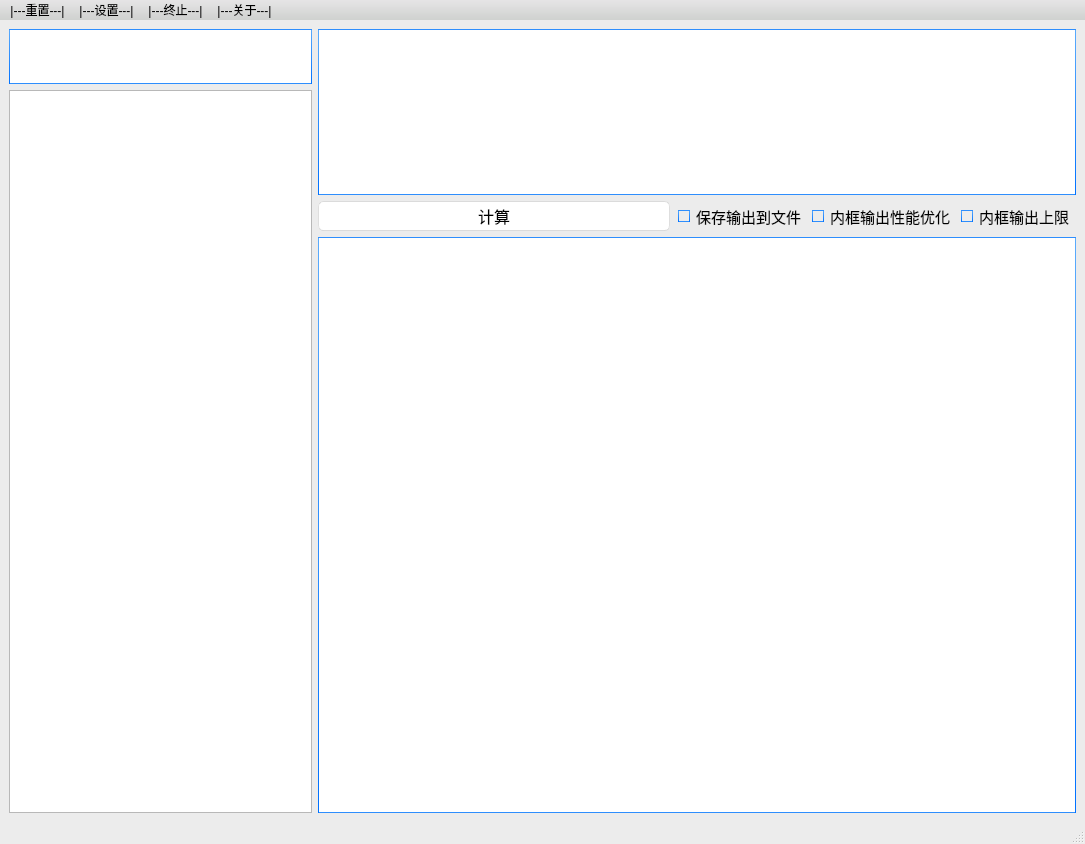
 <widget class="QMainWindow" name="MainWindow">
  <property name="geometry">
   <rect>
    <x>0</x>
    <y>0</y>
    <width>1085</width>
    <height>844</height>
   </rect>
  </property>
  <property name="windowTitle">
   <string>hpycacular</string>
  </property>
  <property name="styleSheet">
   <string notr="true">/*
Aqua Style Sheet for QT Applications
Author: Jaime A. Quiroga P.
Company: GTRONICK
Last updated: 22/01/2019, 07:55.
Available at: https://github.com/GTRONICK/QSS/blob/master/Aqua.qss
*/
QMainWindow {
	background-color:#ececec;
}
QTextEdit {
	border-width: 1px;
	border-style: solid;
	border-color: qlineargradient(spread:pad, x1:0.5, y1:1, x2:0.5, y2:0, stop:0 rgba(0, 113, 255, 255), stop:1 rgba(91, 171, 252, 255));
}
QPlainTextEdit {
	border-width: 1px;
	border-style: solid;
	border-color: qlineargradient(spread:pad, x1:0.5, y1:1, x2:0.5, y2:0, stop:0 rgba(0, 113, 255, 255), stop:1 rgba(91, 171, 252, 255));
}
QToolButton {
	border-style: solid;
	border-top-color: qlineargradient(spread:pad, x1:0.5, y1:1, x2:0.5, y2:0, stop:0 rgb(215, 215, 215), stop:1 rgb(222, 222, 222));
	border-right-color: qlineargradient(spread:pad, x1:0, y1:0.5, x2:1, y2:0.5, stop:0 rgb(217, 217, 217), stop:1 rgb(227, 227, 227));
	border-left-color: qlineargradient(spread:pad, x1:0, y1:0.5, x2:1, y2:0.5, stop:0 rgb(227, 227, 227), stop:1 rgb(217, 217, 217));
	border-bottom-color: qlineargradient(spread:pad, x1:0.5, y1:1, x2:0.5, y2:0, stop:0 rgb(215, 215, 215), stop:1 rgb(222, 222, 222));
	border-width: 1px;
	border-radius: 5px;
	color: rgb(0,0,0);
	padding: 2px;
	background-color: rgb(255,255,255);
}
QToolButton:hover{
	border-style: solid;
	border-top-color: qlineargradient(spread:pad, x1:0.5, y1:1, x2:0.5, y2:0, stop:0 rgb(195, 195, 195), stop:1 rgb(222, 222, 222));
	border-right-color: qlineargradient(spread:pad, x1:0, y1:0.5, x2:1, y2:0.5, stop:0 rgb(197, 197, 197), stop:1 rgb(227, 227, 227));
	border-left-color: qlineargradient(spread:pad, x1:0, y1:0.5, x2:1, y2:0.5, stop:0 rgb(227, 227, 227), stop:1 rgb(197, 197, 197));
	border-bottom-color: qlineargradient(spread:pad, x1:0.5, y1:1, x2:0.5, y2:0, stop:0 rgb(195, 195, 195), stop:1 rgb(222, 222, 222));
	border-width: 1px;
	border-radius: 5px;
	color: rgb(0,0,0);
	padding: 2px;
	background-color: rgb(255,255,255);
}
QToolButton:pressed{
	border-style: solid;
	border-top-color: qlineargradient(spread:pad, x1:0.5, y1:1, x2:0.5, y2:0, stop:0 rgb(215, 215, 215), stop:1 rgb(222, 222, 222));
	border-right-color: qlineargradient(spread:pad, x1:0, y1:0.5, x2:1, y2:0.5, stop:0 rgb(217, 217, 217), stop:1 rgb(227, 227, 227));
	border-left-color: qlineargradient(spread:pad, x1:0, y1:0.5, x2:1, y2:0.5, stop:0 rgb(227, 227, 227), stop:1 rgb(217, 217, 217));
	border-bottom-color: qlineargradient(spread:pad, x1:0.5, y1:1, x2:0.5, y2:0, stop:0 rgb(215, 215, 215), stop:1 rgb(222, 222, 222));
	border-width: 1px;
	border-radius: 5px;
	color: rgb(0,0,0);
	padding: 2px;
	background-color: rgb(142,142,142);
}
QPushButton{
	border-style: solid;
	border-top-color: qlineargradient(spread:pad, x1:0.5, y1:1, x2:0.5, y2:0, stop:0 rgb(215, 215, 215), stop:1 rgb(222, 222, 222));
	border-right-color: qlineargradient(spread:pad, x1:0, y1:0.5, x2:1, y2:0.5, stop:0 rgb(217, 217, 217), stop:1 rgb(227, 227, 227));
	border-left-color: qlineargradient(spread:pad, x1:0, y1:0.5, x2:1, y2:0.5, stop:0 rgb(227, 227, 227), stop:1 rgb(217, 217, 217));
	border-bottom-color: qlineargradient(spread:pad, x1:0.5, y1:1, x2:0.5, y2:0, stop:0 rgb(215, 215, 215), stop:1 rgb(222, 222, 222));
	border-width: 1px;
	border-radius: 5px;
	color: rgb(0,0,0);
	padding: 2px;
	background-color: rgb(255,255,255);
}
QPushButton::default{
	border-style: solid;
	border-top-color: qlineargradient(spread:pad, x1:0.5, y1:1, x2:0.5, y2:0, stop:0 rgb(215, 215, 215), stop:1 rgb(222, 222, 222));
	border-right-color: qlineargradient(spread:pad, x1:0, y1:0.5, x2:1, y2:0.5, stop:0 rgb(217, 217, 217), stop:1 rgb(227, 227, 227));
	border-left-color: qlineargradient(spread:pad, x1:0, y1:0.5, x2:1, y2:0.5, stop:0 rgb(227, 227, 227), stop:1 rgb(217, 217, 217));
	border-bottom-color: qlineargradient(spread:pad, x1:0.5, y1:1, x2:0.5, y2:0, stop:0 rgb(215, 215, 215), stop:1 rgb(222, 222, 222));
	border-width: 1px;
	border-radius: 5px;
	color: rgb(0,0,0);
	padding: 2px;
	background-color: rgb(255,255,255);
}
QPushButton:hover{
	border-style: solid;
	border-top-color: qlineargradient(spread:pad, x1:0.5, y1:1, x2:0.5, y2:0, stop:0 rgb(195, 195, 195), stop:1 rgb(222, 222, 222));
	border-right-color: qlineargradient(spread:pad, x1:0, y1:0.5, x2:1, y2:0.5, stop:0 rgb(197, 197, 197), stop:1 rgb(227, 227, 227));
	border-left-color: qlineargradient(spread:pad, x1:0, y1:0.5, x2:1, y2:0.5, stop:0 rgb(227, 227, 227), stop:1 rgb(197, 197, 197));
	border-bottom-color: qlineargradient(spread:pad, x1:0.5, y1:1, x2:0.5, y2:0, stop:0 rgb(195, 195, 195), stop:1 rgb(222, 222, 222));
	border-width: 1px;
	border-radius: 5px;
	color: rgb(0,0,0);
	padding: 2px;
	background-color: rgb(255,255,255);
}
QPushButton:pressed{
	border-style: solid;
	border-top-color: qlineargradient(spread:pad, x1:0.5, y1:1, x2:0.5, y2:0, stop:0 rgb(215, 215, 215), stop:1 rgb(222, 222, 222));
	border-right-color: qlineargradient(spread:pad, x1:0, y1:0.5, x2:1, y2:0.5, stop:0 rgb(217, 217, 217), stop:1 rgb(227, 227, 227));
	border-left-color: qlineargradient(spread:pad, x1:0, y1:0.5, x2:1, y2:0.5, stop:0 rgb(227, 227, 227), stop:1 rgb(217, 217, 217));
	border-bottom-color: qlineargradient(spread:pad, x1:0.5, y1:1, x2:0.5, y2:0, stop:0 rgb(215, 215, 215), stop:1 rgb(222, 222, 222));
	border-width: 1px;
	border-radius: 5px;
	color: rgb(0,0,0);
	padding: 2px;
	background-color: rgb(142,142,142);
}
QPushButton:disabled{
	border-style: solid;
	border-top-color: qlineargradient(spread:pad, x1:0.5, y1:1, x2:0.5, y2:0, stop:0 rgb(215, 215, 215), stop:1 rgb(222, 222, 222));
	border-right-color: qlineargradient(spread:pad, x1:0, y1:0.5, x2:1, y2:0.5, stop:0 rgb(217, 217, 217), stop:1 rgb(227, 227, 227));
	border-left-color: qlineargradient(spread:pad, x1:0, y1:0.5, x2:1, y2:0.5, stop:0 rgb(227, 227, 227), stop:1 rgb(217, 217, 217));
	border-bottom-color: qlineargradient(spread:pad, x1:0.5, y1:1, x2:0.5, y2:0, stop:0 rgb(215, 215, 215), stop:1 rgb(222, 222, 222));
	border-width: 1px;
	border-radius: 5px;
	/* color: #808086; */
    color: #BDC8E2;
	padding: 2px;
	background-color: rgb(142,142,142);
}
QLineEdit {
	border-width: 1px; border-radius: 4px;
	border-style: solid;
	border-color: qlineargradient(spread:pad, x1:0.5, y1:1, x2:0.5, y2:0, stop:0 rgba(0, 113, 255, 255), stop:1 rgba(91, 171, 252, 255));
}
QLabel {
	color: #000000;
}
QLCDNumber {
	color: rgb(0, 113, 255, 255);
}
QProgressBar {
	text-align: center;
	color: rgb(240, 240, 240);
	border-width: 1px; 
	border-radius: 10px;
	border-color: rgb(230, 230, 230);
	border-style: solid;
	background-color:rgb(207,207,207);
}
QProgressBar::chunk {
	background-color: qlineargradient(spread:pad, x1:0.5, y1:1, x2:0.5, y2:0, stop:0 rgba(49, 147, 250, 255), stop:1 rgba(34, 142, 255, 255));
	border-radius: 10px;
}
QMenuBar {
	font: 10pt &quot;Microsoft YaHei UI&quot;;
	background-color: qlineargradient(spread:pad, x1:0.5, y1:1, x2:0.5, y2:0, stop:0 rgba(207, 209, 207, 255), stop:1 rgba(230, 229, 230, 255));
}
QMenuBar::item {
	color: #000000;
  	spacing: 3px;
  	padding: 1px 4px;
	background-color: qlineargradient(spread:pad, x1:0.5, y1:1, x2:0.5, y2:0, stop:0 rgba(207, 209, 207, 255), stop:1 rgba(230, 229, 230, 255));
}

QMenuBar::item:selected {
  	background-color: qlineargradient(spread:pad, x1:0.5, y1:1, x2:0.5, y2:0, stop:0 rgba(0, 113, 255, 255), stop:1 rgba(91, 171, 252, 255));
	color: #FFFFFF;
}
QMenu::item:selected {
	border-style: solid;
	border-top-color: transparent;
	border-right-color: transparent;
	border-left-color: qlineargradient(spread:pad, x1:0.5, y1:1, x2:0.5, y2:0, stop:0 rgba(0, 113, 255, 255), stop:1 rgba(91, 171, 252, 255));
	border-bottom-color: transparent;
	border-left-width: 2px;
	color: #000000;
	padding-left:15px;
	padding-top:4px;
	padding-bottom:4px;
	padding-right:7px;
}
QMenu::item {
	border-style: solid;
	border-top-color: transparent;
	border-right-color: transparent;
	border-left-color: transparent;
	border-bottom-color: transparent;
	border-bottom-width: 1px;
	color: #000000;
	padding-left:17px;
	padding-top:4px;
	padding-bottom:4px;
	padding-right:7px;
}
QTabWidget {
	color:rgb(0,0,0);
	background-color:#000000;
}
QTabWidget::pane {
		border-color: rgb(223,223,223);
		background-color:rgb(226,226,226);
		border-style: solid;
		border-width: 2px;
    	border-radius: 6px;
}
QTabBar::tab:first {
	border-style: solid;
	border-left-width:1px;
	border-right-width:0px;
	border-top-width:1px;
	border-bottom-width:1px;
	border-top-color: rgb(209,209,209);
	border-left-color: qlineargradient(spread:pad, x1:0.5, y1:1, x2:0.5, y2:0, stop:0 rgba(209, 209, 209, 209), stop:1 rgba(229, 229, 229, 229));
	border-bottom-color: rgb(229,229,229);
	border-top-left-radius: 4px;
	border-bottom-left-radius: 4px;
	color: #000000;
	padding: 3px;
	margin-left:0px;
	background-color: qlineargradient(spread:pad, x1:0.5, y1:1, x2:0.5, y2:0, stop:0 rgba(247, 247, 247, 255), stop:1 rgba(255, 255, 255, 255));
}
QTabBar::tab:last {
	border-style: solid;
	border-width:1px;
	border-top-color: rgb(209,209,209);
	border-left-color: qlineargradient(spread:pad, x1:0.5, y1:1, x2:0.5, y2:0, stop:0 rgba(209, 209, 209, 209), stop:1 rgba(229, 229, 229, 229));
	border-right-color: qlineargradient(spread:pad, x1:0.5, y1:1, x2:0.5, y2:0, stop:0 rgba(209, 209, 209, 209), stop:1 rgba(229, 229, 229, 229));
	border-bottom-color: rgb(229,229,229);
	border-top-right-radius: 4px;
	border-bottom-right-radius: 4px;
	color: #000000;
	padding: 3px;
	margin-left:0px;
	background-color: qlineargradient(spread:pad, x1:0.5, y1:1, x2:0.5, y2:0, stop:0 rgba(247, 247, 247, 255), stop:1 rgba(255, 255, 255, 255));
}
QTabBar::tab {
	border-style: solid;
	border-top-width:1px;
	border-bottom-width:1px;
	border-left-width:1px;
	border-top-color: rgb(209,209,209);
	border-left-color: qlineargradient(spread:pad, x1:0.5, y1:1, x2:0.5, y2:0, stop:0 rgba(209, 209, 209, 209), stop:1 rgba(229, 229, 229, 229));
	border-bottom-color: rgb(229,229,229);
	color: #000000;
	padding: 3px;
	margin-left:0px;
	background-color: qlineargradient(spread:pad, x1:0.5, y1:1, x2:0.5, y2:0, stop:0 rgba(247, 247, 247, 255), stop:1 rgba(255, 255, 255, 255));
}
QTabBar::tab:selected, QTabBar::tab:last:selected, QTabBar::tab:hover {
  	border-style: solid;
  	border-left-width:1px;
	border-right-color: transparent;
	border-top-color: rgb(209,209,209);
	border-left-color: qlineargradient(spread:pad, x1:0.5, y1:1, x2:0.5, y2:0, stop:0 rgba(209, 209, 209, 209), stop:1 rgba(229, 229, 229, 229));
	border-bottom-color: rgb(229,229,229);
	color: #FFFFFF;
	padding: 3px;
	margin-left:0px;
	background-color: qlineargradient(spread:pad, x1:0.5, y1:1, x2:0.5, y2:0, stop:0 rgba(0, 113, 255, 255), stop:1 rgba(91, 171, 252, 255));
}

QTabBar::tab:selected, QTabBar::tab:first:selected, QTabBar::tab:hover {
  	border-style: solid;
  	border-left-width:1px;
  	border-bottom-width:1px;
  	border-top-width:1px;
	border-right-color: transparent;
	border-top-color: rgb(209,209,209);
	border-left-color: qlineargradient(spread:pad, x1:0.5, y1:1, x2:0.5, y2:0, stop:0 rgba(209, 209, 209, 209), stop:1 rgba(229, 229, 229, 229));
	border-bottom-color: rgb(229,229,229);
	color: #FFFFFF;
	padding: 3px;
	margin-left:0px;
	background-color: qlineargradient(spread:pad, x1:0.5, y1:1, x2:0.5, y2:0, stop:0 rgba(0, 113, 255, 255), stop:1 rgba(91, 171, 252, 255));
}

QCheckBox {
	color: #000000;
	padding: 2px;
}
QCheckBox:disabled {
	color: #808086;
	padding: 2px;
}

QCheckBox:hover {
	border-radius:4px;
	border-style:solid;
	padding-left: 1px;
	padding-right: 1px;
	padding-bottom: 1px;
	padding-top: 1px;
	border-width:1px;
	border-color: transparent;
}
QCheckBox::indicator:checked {

	height: 10px;
	width: 10px;
	border-style:solid;
	border-width: 1px;
	border-color: qlineargradient(spread:pad, x1:0.5, y1:1, x2:0.5, y2:0, stop:0 rgba(0, 113, 255, 255), stop:1 rgba(91, 171, 252, 255));
	color: #000000;
	background-color: qlineargradient(spread:pad, x1:0.5, y1:1, x2:0.5, y2:0, stop:0 rgba(0, 113, 255, 255), stop:1 rgba(91, 171, 252, 255));
}
QCheckBox::indicator:unchecked {

	height: 10px;
	width: 10px;
	border-style:solid;
	border-width: 1px;
	border-color: qlineargradient(spread:pad, x1:0.5, y1:1, x2:0.5, y2:0, stop:0 rgba(0, 113, 255, 255), stop:1 rgba(91, 171, 252, 255));
	color: #000000;
}
QRadioButton {
	color: 000000;
	padding: 1px;
}
QRadioButton::indicator:checked {
	height: 10px;
	width: 10px;
	border-style:solid;
	border-radius:5px;
	border-width: 1px;
	border-color: qlineargradient(spread:pad, x1:0.5, y1:1, x2:0.5, y2:0, stop:0 rgba(0, 113, 255, 255), stop:1 rgba(91, 171, 252, 255));
	color: #a9b7c6;
	background-color: qlineargradient(spread:pad, x1:0.5, y1:1, x2:0.5, y2:0, stop:0 rgba(0, 113, 255, 255), stop:1 rgba(91, 171, 252, 255));
}
QRadioButton::indicator:!checked {
	height: 10px;
	width: 10px;
	border-style:solid;
	border-radius:5px;
	border-width: 1px;
	border-color: qlineargradient(spread:pad, x1:0.5, y1:1, x2:0.5, y2:0, stop:0 rgba(0, 113, 255, 255), stop:1 rgba(91, 171, 252, 255));
	color: #a9b7c6;
	background-color: transparent;
}
QStatusBar {
	color:#027f7f;
}
QSpinBox {
	border-style: solid;
	border-width: 1px;
	border-color: qlineargradient(spread:pad, x1:0.5, y1:1, x2:0.5, y2:0, stop:0 rgba(0, 113, 255, 255), stop:1 rgba(91, 171, 252, 255));
}
QDoubleSpinBox {
	border-style: solid;
	border-width: 1px;
	border-color: qlineargradient(spread:pad, x1:0.5, y1:1, x2:0.5, y2:0, stop:0 rgba(0, 113, 255, 255), stop:1 rgba(91, 171, 252, 255));
}
QTimeEdit {
	border-style: solid;
	border-width: 1px;
	border-color: qlineargradient(spread:pad, x1:0.5, y1:1, x2:0.5, y2:0, stop:0 rgba(0, 113, 255, 255), stop:1 rgba(91, 171, 252, 255));
}
QDateTimeEdit {
	border-style: solid;
	border-width: 1px;
	border-color: qlineargradient(spread:pad, x1:0.5, y1:1, x2:0.5, y2:0, stop:0 rgba(0, 113, 255, 255), stop:1 rgba(91, 171, 252, 255));
}
QDateEdit {
	border-style: solid;
	border-width: 1px;
	border-color: qlineargradient(spread:pad, x1:0.5, y1:1, x2:0.5, y2:0, stop:0 rgba(0, 113, 255, 255), stop:1 rgba(91, 171, 252, 255));
}

QToolBox {
	color: #a9b7c6;
	background-color:#000000;
}
QToolBox::tab {
	color: #a9b7c6;
	background-color:#000000;
}
QToolBox::tab:selected {
	color: #FFFFFF;
	background-color:#000000;
}
QScrollArea {
	color: #FFFFFF;
	background-color:#000000;
}
QSlider::groove:horizontal {
	height: 5px;
	background-color: qlineargradient(spread:pad, x1:0.5, y1:1, x2:0.5, y2:0, stop:0 rgba(49, 147, 250, 255), stop:1 rgba(34, 142, 255, 255));
}
QSlider::groove:vertical {
	width: 5px;
	background-color: qlineargradient(spread:pad, x1:0.5, y1:1, x2:0.5, y2:0, stop:0 rgba(49, 147, 250, 255), stop:1 rgba(34, 142, 255, 255));
}
QSlider::handle:horizontal {
	background: rgb(253,253,253);
	border-style: solid;
	border-width: 1px;
	border-color: rgb(207,207,207);
	width: 12px;
	margin: -5px 0;
	border-radius: 7px;
}
QSlider::handle:vertical {
	background: rgb(253,253,253);
	border-style: solid;
	border-width: 1px;
	border-color: rgb(207,207,207);
	height: 12px;
	margin: 0 -5px;
	border-radius: 7px;
}
QSlider::add-page:horizontal {
    background: rgb(181,181,181);
}
QSlider::add-page:vertical {
    background: rgb(181,181,181);
}
QSlider::sub-page:horizontal {
    background-color: qlineargradient(spread:pad, x1:0.5, y1:1, x2:0.5, y2:0, stop:0 rgba(49, 147, 250, 255), stop:1 rgba(34, 142, 255, 255));
}
QSlider::sub-page:vertical {
    background-color: qlineargradient(spread:pad, y1:0.5, x1:1, y2:0.5, x2:0, stop:0 rgba(49, 147, 250, 255), stop:1 rgba(34, 142, 255, 255));
}
QScrollBar:horizontal {
	max-height: 20px;
	border: 1px transparent grey;
	margin: 0px 20px 0px 20px;
}
QScrollBar:vertical {
	max-width: 20px;
	border: 1px transparent grey;
	margin: 20px 0px 20px 0px;
}
QScrollBar::handle:horizontal {
	background: rgb(253,253,253);
	border-style: solid;
	border-width: 1px;
	border-color: rgb(207,207,207);
	border-radius: 7px;
	min-width: 25px;
}
QScrollBar::handle:horizontal:hover {
	background: rgb(253,253,253);
	border-style: solid;
	border-width: 1px;
	border-color: rgb(147, 200, 200);
	border-radius: 7px;
	min-width: 25px;
}
QScrollBar::handle:vertical {
	background: rgb(253,253,253);
	border-style: solid;
	border-width: 1px;
	border-color: rgb(207,207,207);
	border-radius: 7px;
	min-height: 25px;
}
QScrollBar::handle:vertical:hover {
	background: rgb(253,253,253);
	border-style: solid;
	border-width: 1px;
	border-color: rgb(147, 200, 200);
	border-radius: 7px;
	min-height: 25px;
}
QScrollBar::add-line:horizontal {
   border: 2px transparent grey;
   border-top-right-radius: 7px;
   border-bottom-right-radius: 7px;
   background: rgba(34, 142, 255, 255);
   width: 20px;
   subcontrol-position: right;
   subcontrol-origin: margin;
}
QScrollBar::add-line:horizontal:pressed {
   border: 2px transparent grey;
   border-top-right-radius: 7px;
   border-bottom-right-radius: 7px;
   background: rgb(181,181,181);
   width: 20px;
   subcontrol-position: right;
   subcontrol-origin: margin;
}
QScrollBar::add-line:vertical {
   border: 2px transparent grey;
   border-bottom-left-radius: 7px;
   border-bottom-right-radius: 7px;
   background: rgba(34, 142, 255, 255);
   height: 20px;
   subcontrol-position: bottom;
   subcontrol-origin: margin;
}
QScrollBar::add-line:vertical:pressed {
   border: 2px transparent grey;
   border-bottom-left-radius: 7px;
   border-bottom-right-radius: 7px;
   background: rgb(181,181,181);
   height: 20px;
   subcontrol-position: bottom;
   subcontrol-origin: margin;
}
QScrollBar::sub-line:horizontal {
   border: 2px transparent grey;
   border-top-left-radius: 7px;
   border-bottom-left-radius: 7px;
   background: rgba(34, 142, 255, 255);
   width: 20px;
   subcontrol-position: left;
   subcontrol-origin: margin;
}
QScrollBar::sub-line:horizontal:pressed {
   border: 2px transparent grey;
   border-top-left-radius: 7px;
   border-bottom-left-radius: 7px;
   background: rgb(181,181,181);
   width: 20px;
   subcontrol-position: left;
   subcontrol-origin: margin;
}
QScrollBar::sub-line:vertical {
   border: 2px transparent grey;
   border-top-left-radius: 7px;
   border-top-right-radius: 7px;
   background: rgba(34, 142, 255, 255);
   height: 20px;
   subcontrol-position: top;
   subcontrol-origin: margin;
}
QScrollBar::sub-line:vertical:pressed {
   border: 2px transparent grey;
   border-top-left-radius: 7px;
   border-top-right-radius: 7px;
   background: rgb(181,181,181);
   height: 20px;
   subcontrol-position: top;
   subcontrol-origin: margin;
}
QScrollBar::left-arrow:horizontal {
   border: 1px transparent grey;
   border-top-left-radius: 3px;
   border-bottom-left-radius: 3px;
   width: 6px;
   height: 6px;
   background: white;
}
QScrollBar::right-arrow:horizontal {
   border: 1px transparent grey;
   border-top-right-radius: 3px;
   border-bottom-right-radius: 3px;
   width: 6px;
   height: 6px;
   background: white;
}
QScrollBar::up-arrow:vertical {
   border: 1px transparent grey;
   border-top-left-radius: 3px;
   border-top-right-radius: 3px;
   width: 6px;
   height: 6px;
   background: white;
}
QScrollBar::down-arrow:vertical {
   border: 1px transparent grey;
   border-bottom-left-radius: 3px;
   border-bottom-right-radius: 3px;
   width: 6px;
   height: 6px;
   background: white;
}
QScrollBar::add-page:horizontal, QScrollBar::sub-page:horizontal {
   background: none;
}
QScrollBar::add-page:vertical, QScrollBar::sub-page:vertical {
   background: none;
}</string>
  </property>
  <widget class="QWidget" name="central_widget">
   <layout class="QGridLayout" name="gridLayout_2">
    <item row="0" column="0">
     <layout class="QGridLayout" name="gridLayout">
      <item row="0" column="0">
       <widget class="QPlainTextEdit" name="search_box">
        <property name="sizePolicy">
         <sizepolicy hsizetype="Preferred" vsizetype="Expanding">
          <horstretch>2</horstretch>
          <verstretch>1</verstretch>
         </sizepolicy>
        </property>
        <property name="minimumSize">
         <size>
          <width>270</width>
          <height>0</height>
         </size>
        </property>
        <property name="maximumSize">
         <size>
          <width>16777215</width>
          <height>55</height>
         </size>
        </property>
        <property name="font">
         <font>
          <pointsize>12</pointsize>
         </font>
        </property>
        <property name="layoutDirection">
         <enum>Qt::LeftToRight</enum>
        </property>
        <property name="frameShape">
         <enum>QFrame::StyledPanel</enum>
        </property>
        <property name="lineWidth">
         <number>1</number>
        </property>
        <property name="plainText">
         <string/>
        </property>
       </widget>
      </item>
      <item row="1" column="0" rowspan="14">
       <widget class="QListWidget" name="choices_list_box">
        <property name="sizePolicy">
         <sizepolicy hsizetype="Preferred" vsizetype="Expanding">
          <horstretch>2</horstretch>
          <verstretch>7</verstretch>
         </sizepolicy>
        </property>
        <property name="minimumSize">
         <size>
          <width>270</width>
          <height>0</height>
         </size>
        </property>
        <property name="maximumSize">
         <size>
          <width>16777215</width>
          <height>16777215</height>
         </size>
        </property>
        <property name="font">
         <font>
          <pointsize>12</pointsize>
         </font>
        </property>
       </widget>
      </item>
      <item row="3" column="1">
       <layout class="QHBoxLayout" name="horizontalLayout">
        <item>
         <widget class="QPushButton" name="start_button">
          <property name="sizePolicy">
           <sizepolicy hsizetype="Minimum" vsizetype="Fixed">
            <horstretch>3</horstretch>
            <verstretch>1</verstretch>
           </sizepolicy>
          </property>
          <property name="minimumSize">
           <size>
            <width>100</width>
            <height>0</height>
           </size>
          </property>
          <property name="font">
           <font>
            <pointsize>12</pointsize>
           </font>
          </property>
          <property name="text">
           <string>计算</string>
          </property>
         </widget>
        </item>
        <item>
         <widget class="QCheckBox" name="save_check">
          <property name="sizePolicy">
           <sizepolicy hsizetype="Minimum" vsizetype="Fixed">
            <horstretch>1</horstretch>
            <verstretch>1</verstretch>
           </sizepolicy>
          </property>
          <property name="font">
           <font>
            <pointsize>11</pointsize>
           </font>
          </property>
          <property name="text">
           <string>保存输出到文件</string>
          </property>
         </widget>
        </item>
        <item>
         <widget class="QCheckBox" name="output_optimization_check">
          <property name="sizePolicy">
           <sizepolicy hsizetype="Minimum" vsizetype="Fixed">
            <horstretch>1</horstretch>
            <verstretch>1</verstretch>
           </sizepolicy>
          </property>
          <property name="font">
           <font>
            <pointsize>11</pointsize>
           </font>
          </property>
          <property name="text">
           <string>内框输出性能优化</string>
          </property>
         </widget>
        </item>
        <item>
         <widget class="QCheckBox" name="output_lock_maximums_check">
          <property name="sizePolicy">
           <sizepolicy hsizetype="Minimum" vsizetype="Fixed">
            <horstretch>1</horstretch>
            <verstretch>1</verstretch>
           </sizepolicy>
          </property>
          <property name="font">
           <font>
            <pointsize>11</pointsize>
           </font>
          </property>
          <property name="text">
           <string>内框输出上限</string>
          </property>
         </widget>
        </item>
       </layout>
      </item>
      <item row="0" column="1" rowspan="3">
       <widget class="QPlainTextEdit" name="input_box">
        <property name="sizePolicy">
         <sizepolicy hsizetype="Expanding" vsizetype="Expanding">
          <horstretch>5</horstretch>
          <verstretch>2</verstretch>
         </sizepolicy>
        </property>
        <property name="font">
         <font>
          <pointsize>12</pointsize>
         </font>
        </property>
       </widget>
      </item>
      <item row="4" column="1" rowspan="11">
       <widget class="QPlainTextEdit" name="output_box">
        <property name="sizePolicy">
         <sizepolicy hsizetype="Expanding" vsizetype="Expanding">
          <horstretch>5</horstretch>
          <verstretch>5</verstretch>
         </sizepolicy>
        </property>
        <property name="font">
         <font>
          <pointsize>12</pointsize>
         </font>
        </property>
       </widget>
      </item>
     </layout>
    </item>
   </layout>
  </widget>
  <widget class="QMenuBar" name="menu_bar">
   <property name="geometry">
    <rect>
     <x>0</x>
     <y>0</y>
     <width>1085</width>
     <height>20</height>
    </rect>
   </property>
   <widget class="QMenu" name="about__menu">
    <property name="title">
     <string>|---关于---|</string>
    </property>
    <addaction name="cheak_update"/>
    <addaction name="show_todo"/>
    <addaction name="show_about"/>
    <addaction name="separator"/>
    <addaction name="show_update_log"/>
   </widget>
   <widget class="QMenu" name="reset_menu">
    <property name="title">
     <string>|---重置---|</string>
    </property>
    <addaction name="reset_save_location"/>
   </widget>
   <widget class="QMenu" name="stop_menu">
    <property name="title">
     <string>|---终止---|</string>
    </property>
    <addaction name="stop_compute"/>
    <addaction name="stop_app"/>
   </widget>
   <widget class="QMenu" name="setting_menu">
    <property name="title">
     <string>|---设置---|</string>
    </property>
    <addaction name="action"/>
   </widget>
   <addaction name="reset_menu"/>
   <addaction name="setting_menu"/>
   <addaction name="stop_menu"/>
   <addaction name="about__menu"/>
  </widget>
  <widget class="QStatusBar" name="status_bar"/>
  <action name="cheak_update">
   <property name="text">
    <string>更新日志</string>
   </property>
  </action>
  <action name="show_todo">
   <property name="text">
    <string>更新展望</string>
   </property>
  </action>
  <action name="show_about">
   <property name="text">
    <string>开屏介绍</string>
   </property>
  </action>
  <action name="show_update_log">
   <property name="text">
    <string>检查更新</string>
   </property>
  </action>
  <action name="reset_save_location">
   <property name="checkable">
    <bool>false</bool>
   </property>
   <property name="checked">
    <bool>false</bool>
   </property>
   <property name="text">
    <string>重置保存路径</string>
   </property>
  </action>
  <action name="stop_compute">
   <property name="text">
    <string>终止当前运算</string>
   </property>
  </action>
  <action name="stop_app">
   <property name="text">
    <string>退出程序</string>
   </property>
  </action>
  <action name="action">
   <property name="text">
    <string>设置</string>
   </property>
  </action>
 </widget>
